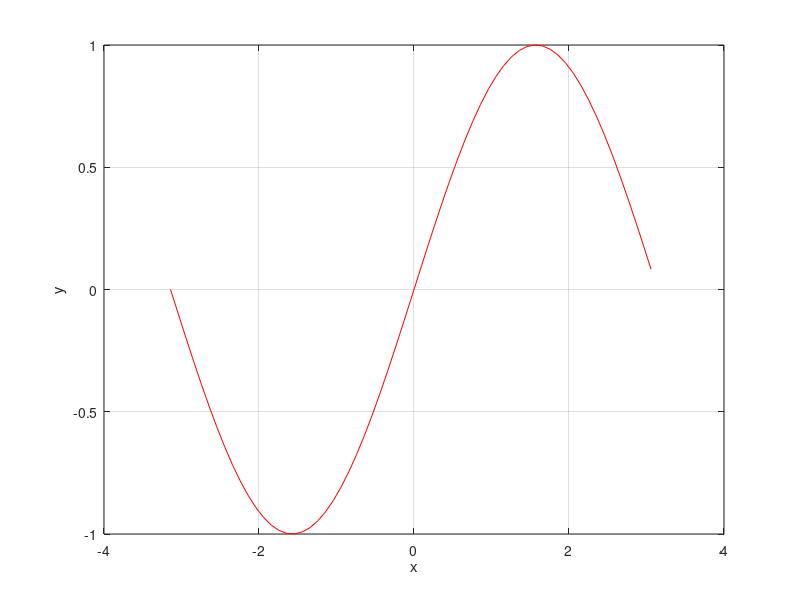

Here is the MATLAB script that generated this plot:
clc; clear all; close all;
a = menu('Ve do thi luong giac','sin(x)','cos(x)','tan(x)');
if a == 1
    x=-pi:0.1:pi;
    plot(x,sin(x),'r')
    grid on
    xlabel('x')
    ylabel('y')
elseif a == 2
    x=-pi:0.1:pi;
    plot(t,cos(x),'r')
    grid on
    xlabel('x')
    ylabel('y')
else
    x=-pi:0.1:pi;
    plot(x,tan(x),'r')
    grid on
    xlabel('x')
    ylabel('y')
end